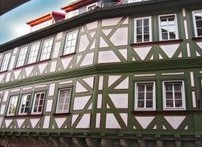
#> input picture Data/Images/edges.jpg, 202 x 147 px
$ jupyter execute 1.16_Edge_Detection.ipynb   (older library calls are emulated)
#> lines starting #> are read from the running program, lines starting #| are printed output that depends on the picture
## **Edge Detection**

- **Laplacian**
- **Sobel**
- **Canny**

[cell 1]
import numpy as np
import cv2

image = cv2.imread("../Data/Images/edges.jpg", 0)
#> image: shape (147, 202); min 4, max 255, mean 115.6

#### **Function for Display Images and Titles in a Dynamic Grid Layout**

[cell 2]
import matplotlib.pyplot as plt

plt.style.use("grayscale")


def display_images(
    images: list, titles: list = None, rows=1, figsize=None, cmap="gray"
):
    size = len(images)
    cols = (size + rows - 1) // rows

    plt.figure(figsize=figsize)
    for i in range(size):
        plt.subplot(rows, cols, i + 1)
        plt.imshow(images[i], cmap)
        plt.axis("off")
        if titles:
            plt.title(titles[i])

    plt.tight_layout()
    plt.show()

---

#### **Laplacian**

- **Doc:** https://docs.opencv.org/3.4/d5/db5/tutorial_laplace_operator.html

[cell 3]
laplacian_img = cv2.Laplacian(image, ddepth=cv2.CV_64F, ksize=3)
laplacian_img = cv2.convertScaleAbs(laplacian_img)
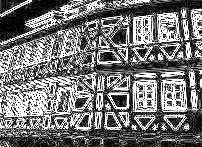
#> laplacian_img: shape (147, 202); min 0, max 255, mean 117.6

display_images([image, laplacian_img], ["Image", "Laplacian"])
#> in display_images, `size = len(images)`: size = 2

---

#### **Sobel**

- **Doc:** https://docs.opencv.org/3.4/d2/d2c/tutorial_sobel_derivatives.html

[cell 4]
# Apply Sobel Edge Detection
sobelx = cv2.Sobel(image, cv2.CV_64F, 1, 0, ksize=3)  # Gradient in x-direction
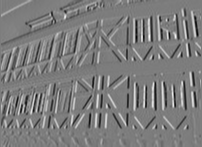
#> sobelx: shape (147, 202) float64; min -825, max 856, mean -2.5; drawn with min black and max white
sobely = cv2.Sobel(image, cv2.CV_64F, 0, 1, ksize=3)  # Gradient in y-direction
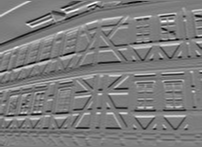
#> sobely: shape (147, 202) float64; min -787, max 819, mean -2.7; drawn with min black and max white

# Convert gradients to absolute values and combine
sobel_combined = cv2.magnitude(sobelx, sobely)
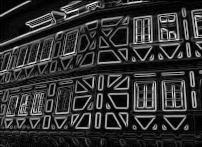
#> sobel_combined: shape (147, 202) float64; min 0, max 856, mean 167.9; drawn with min black and max white

# Normalize and convert to uint8
sobel_combined = np.uint8(255 * sobel_combined / np.max(sobel_combined))

display_images(
    [image, sobel_combined],
    ["Image", "Sobel Combined"],
)

[cell 5]
sobel_x = cv2.Sobel(image, cv2.CV_64F, dx=1, dy=0, ksize=3)
sobel_x = cv2.convertScaleAbs(sobel_x)
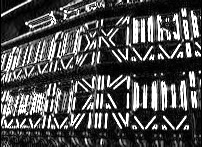
#> sobel_x: shape (147, 202); min 0, max 255, mean 77.7

sobel_y = cv2.Sobel(image, cv2.CV_64F, dx=0, dy=1, ksize=3)
sobel_y = cv2.convertScaleAbs(sobel_y)
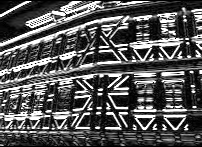
#> sobel_y: shape (147, 202); min 0, max 255, mean 85.2

sobel_combined_img = cv2.bitwise_or(sobel_x, sobel_y)
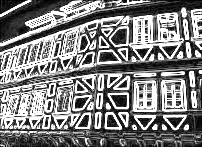
#> sobel_combined_img: shape (147, 202); min 0, max 255, mean 128.8
display_images(
    [image, sobel_x, sobel_y, sobel_combined_img],
    ["Image", "Sobel X", "Sobel Y", "Sobel Combined"],
    figsize=(12, 4),
)

---

#### **Canny**

- https://docs.opencv.org/4.x/da/d22/tutorial_py_canny.html
- https://www.youtube.com/watch?v=c_1tSWP6PfY

Canny Edge Detection is a multi-step process used in computer vision to detect edges in an image. It is an efficient algorithm that identifies edges by detecting areas of rapid intensity change. Here's a breakdown of the steps involved:

---

##### **1. Noise Reduction**

- **Why**: Edge detection is sensitive to noise, so the first step is to reduce noise in the image.
- **How**: Apply a **Gaussian Blur** to the image to smooth it.
  - Example: `cv2.GaussianBlur(image, (5, 5), 1.4)` in OpenCV.
- **Effect**: Reduces random noise while preserving edges.

---

##### **2. Gradient Calculation**

- **Why**: To identify the intensity gradient (changes in pixel intensity).
- **How**: Use the Sobel operator to compute the gradient in the horizontal (Gx) and vertical (Gy) directions.
  - Example: `cv2.Sobel(image, cv2.CV_64F, 1, 0)` for Gx and `cv2.Sobel(image, cv2.CV_64F, 0, 1)` for Gy.
- **Output**:
  - Magnitude of Gradient: $G = \sqrt{G_x^2 + G_y^2}$
  - Direction of Gradient: $\theta = \arctan(\frac{G_y}{G_x})$

---

##### **3. Non-Maximum Suppression**

- **Why**: To thin out the edges, ensuring only the sharpest edges are preserved.
- **How**: For each pixel:
  - Compare its gradient magnitude with its neighbors in the gradient direction.
  - Suppress (set to 0) pixels that are not local maxima.
- **Effect**: Produces thin edges.

---

##### **4. Double Threshold**

- **Why**: To classify edges into strong, weak, or non-edges based on intensity.
- **How**:
  - Define two thresholds: **High Threshold** and **Low Threshold**.
  - Pixels with intensity > High Threshold are **strong edges**.
  - Pixels with intensity < Low Threshold are **non-edges**.
  - Pixels in between are **weak edges**.
- **Effect**: Distinguishes significant edges from noise.

---

##### **5. Edge Tracking by Hysteresis**

- **Why**: To determine if weak edges are part of strong edges.
- **How**:
  - Start from strong edges and trace along weak edges that are connected to them.
  - Discard weak edges that are not connected to strong edges.
- **Effect**: Final edge map with edges that are likely to represent boundaries in the image.

---

##### **Applications**

- Object detection
- Image segmentation
- Edge-based shape analysis

[cell 6]
# Step 1: Noise Reduction
gaussian_blurred = cv2.GaussianBlur(image, (3, 3), 0)
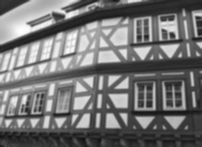
#> gaussian_blurred: shape (147, 202); min 16, max 254, mean 115.6

# Step 2: Apply Canny Edge Detection
canny_edges = cv2.Canny(gaussian_blurred, threshold1=100, threshold2=200)
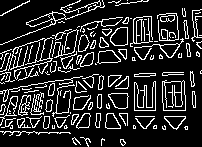
#> canny_edges: shape (147, 202); 16.6% white in thin lines or dots

display_images(
    [image, gaussian_blurred, canny_edges],
    ["Image", "Gaussian Blur", "Canny"],
    figsize=(9, 5),
)

**Canny With Trackbar**

[cell 7]
def canny(image, ksize: tuple, threshold1: int, threshold2: int):
    # Step 1: Noise Reduction
    gaussian_blurred = cv2.GaussianBlur(image, ksize, 0)
    # Step 2: Apply Canny Edge Detection
    canny_edges = cv2.Canny(gaussian_blurred, threshold1, threshold2)
    return canny_edges

[cell 8]
import cv2

image = cv2.imread("../Data/Images/edges.jpg", 0)
winname = "Edge Detection"
cv2.namedWindow(winname)


# Create trackbars for RGB channels and ON/OFF state
cv2.createTrackbar("Th_1", winname, 100, 500, lambda _: None)
cv2.createTrackbar("Th_2", winname, 200, 500, lambda _: None)
cv2.createTrackbar("KS", winname, 3, 33, lambda _: None)
cv2.setTrackbarMin("KS", winname, 3)


while True:
    th_1 = cv2.getTrackbarPos("Th_1", winname)
    th_2 = cv2.getTrackbarPos("Th_2", winname)
    k_size = cv2.getTrackbarPos("KS", winname)

    if k_size % 2 == 0:
        k_size += 1
        cv2.setTrackbarPos("KS", winname, k_size)

    canny_img = canny(image, (k_size, k_size), th_1, th_2)

    combined_img = cv2.hconcat([image, canny_img])
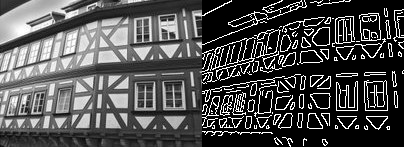
#> combined_img: shape (147, 404); min 0, max 255, mean 79
    cv2.imshow(winname, combined_img)

    if cv2.waitKey(1) & 0xFF == ord("q"):
#> (key q is pressed here)
        break

    if not cv2.getWindowProperty(winname, cv2.WND_PROP_VISIBLE):
        break

cv2.destroyAllWindows()

---

#### **Plot All the Above Edge Detection Methods**

[cell 9]
images = [
    image,
    sobel_x,
    sobel_y,
    sobel_combined,
    laplacian_img,
    canny_edges,
]
titles = [
    "Image",
    "Sobel X",
    "Sobel Y",
    "Sobel Combined",
    "Laplacian",
    "Canny",
]

display_images(images, titles, rows=2, figsize=(9, 5))
